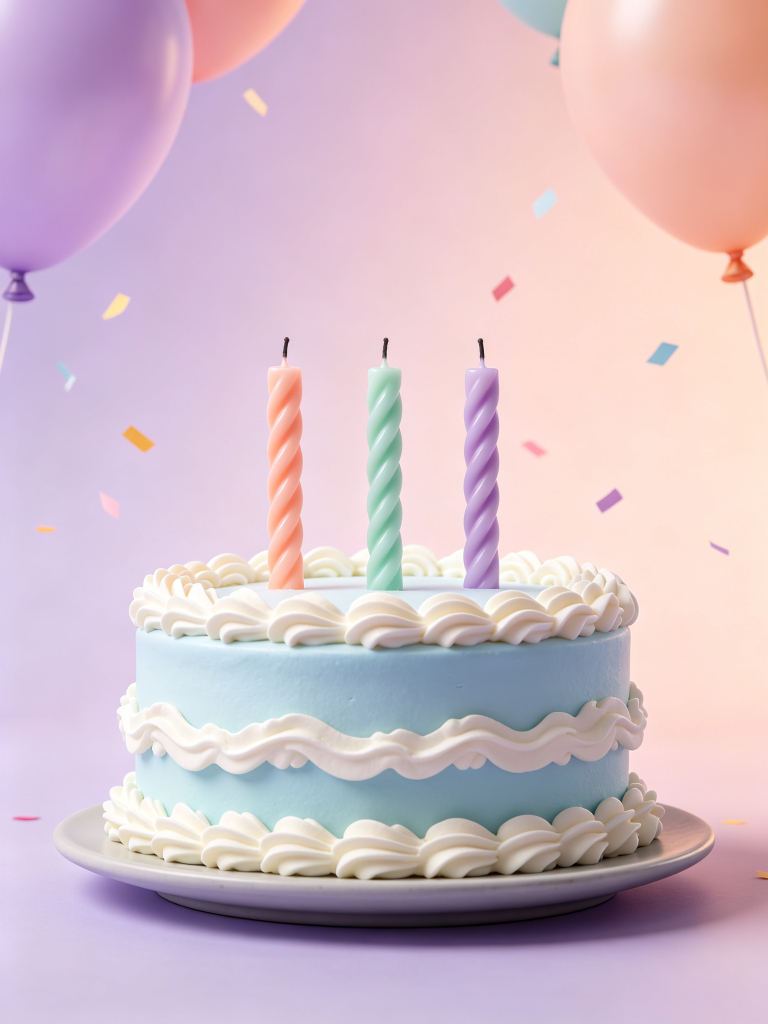
#> input picture 吹蜡烛许愿/assets/media/scene_day.jpg, 1536 x 2048 px (shown at 1/2 size)
$ python prepare_sprites.py --src '../../吹蜡烛许愿/assets/media/scene_day.jpg' --out out.png
#> lines starting #> are read from the running program, lines starting #| are printed output that depends on the picture
#> in main, im is the input picture: PIL image 1536x2048 RGB; mean R, G, B 211.1, 188.5, 199.5
#!/usr/bin/env python3
"""把任意图片批量处理成合成大西瓜类游戏所需的各级贴图。

处理链：去白底 -> 等比缩放 -> 居中贴透明画布 -> 写盘后回读断言。

用法:
    python3 prepare_sprites.py --src <图片目录或文件列表> --out <输出目录>
    python3 prepare_sprites.py --src imgs/ --out out/ --sizes 80,92,108
"""
import argparse
import os
import re
import sys
from collections import deque

try:
    from PIL import Image
except ImportError:
    sys.exit("需要 Pillow: pip3 install Pillow")

# 游戏 10 个水果槽位的真实尺寸（源自 liyupi/daxigua 实测，勿改）
GAME_SIZES = [
    (80, 80), (108, 108), (119, 119), (153, 152), (183, 183),
    (193, 193), (258, 258), (308, 308), (308, 309), (408, 408),
]

IMG_EXT = {'.png', '.jpg', '.jpeg', '.webp', '.bmp'}


def flood_remove_bg(im, tol=28):
    """四角泛洪去白底。

    只删除与画布边框连通的浅色区域，主体内部的白色（白毛、白描边、
    高光）完整保留——这是与"全局删白"最关键的区别。
    """
#> called with tol = 28
    im = im.convert('RGBA')
#> im: PIL image 1536x2048 RGBA
    w, h = im.size
#> w = 1536; h = 2048
    px = im.load()

    def is_bg(c):
        return c[0] >= 255 - tol and c[1] >= 255 - tol and c[2] >= 255 - tol

    seen = bytearray(w * h)
    dq = deque()
    for x in range(w):
        for y in (0, h - 1):
            dq.append((x, y))
    for y in range(h):
        for x in (0, w - 1):
            dq.append((x, y))

    while dq:
        x, y = dq.popleft()
        if x < 0 or y < 0 or x >= w or y >= h:
            continue
        i = y * w + x
        if seen[i]:
            continue
        seen[i] = 1
        if not is_bg(px[x, y]):
            continue
        px[x, y] = (255, 255, 255, 0)
        dq.extend(((x + 1, y), (x - 1, y), (x, y + 1), (x, y - 1)))
    return im


def crop_to_content(im):
    """裁到主体外接框，避免留白导致主体偏小。"""
    bbox = im.getbbox()
#> bbox = (0, 0, 1536, 2048)
    return im.crop(bbox) if bbox else im


def fit_canvas(im, tw, th, fill=0.94):
    """等比缩放后居中贴到 tw x th 透明画布。

    等比而非拉伸，因此 153x152 这类非正方尺寸也不会变形。
    """
    im = crop_to_content(im)
    sw, sh = im.size
#> sw = 1536; sh = 2048
    scale = min(tw * fill / sw, th * fill / sh)
#> scale = 0.0367
    nw, nh = max(1, round(sw * scale)), max(1, round(sh * scale))
#> nw = 56; nh = 75
    im = im.resize((nw, nh), Image.LANCZOS)
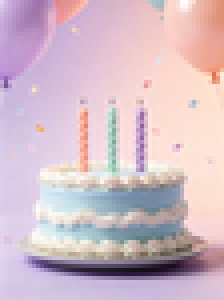
#> im: PIL image 56x75 RGBA (shown 4 times larger); mean R, G, B, A 211, 188.5, 199.4, 254.8; transparent parts drawn white
    canvas = Image.new('RGBA', (tw, th), (0, 0, 0, 0))
#> canvas: PIL image 80x80 RGBA; every value is 0
    canvas.paste(im, ((tw - nw) // 2, (th - nh) // 2), im)
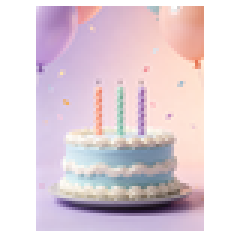
#> canvas: PIL image 80x80 RGBA (shown 3 times larger); mean R, G, B, A 138.3, 123.6, 130.8, 167.2; transparent parts drawn white
    return canvas


def natural_key(path):
    """自然排序键：让 2.png 排在 10.png 前面。

    默认字符串排序会把 "10" 排到 "2" 之前（逐字符比较 '1'<'2'），
    用户按 1.png..10.png 命名时顺序会静默错乱，故按数字段切分比较。
    """
    name = os.path.basename(path)
    parts = re.split(r'(\d+)', name)
    return [int(p) if p.isdigit() else p.lower() for p in parts]


def collect(src):
    """收集源图片。

    目录：按自然排序，保证 1,2,...,10 的直觉顺序。
    逗号分隔列表：严格保留用户给定的先后顺序，不重排。
    """
    if os.path.isdir(src):
        files = [os.path.join(src, f) for f in os.listdir(src)
                 if os.path.splitext(f)[1].lower() in IMG_EXT]
        files.sort(key=natural_key)
    else:
        files = [f.strip() for f in src.split(',') if f.strip()]
    return files


def main():
    ap = argparse.ArgumentParser()
    ap.add_argument('--src', required=True, help='图片目录，或逗号分隔的文件列表')
    ap.add_argument('--out', required=True, help='输出目录')
    ap.add_argument('--sizes', help='自定义尺寸 80,92,108（缺省用游戏 10 级标准尺寸）')
    ap.add_argument('--no-bg-removal', action='store_true', help='源图已透明时跳过去底')
    ap.add_argument('--tol', type=int, default=28, help='去底容差，默认 28')
    args = ap.parse_args()

    if args.sizes:
        sizes = []
        for part in args.sizes.split(','):
            part = part.strip()
            if not part:
                continue
            if 'x' in part.lower():
                a, b = part.lower().split('x')
                sizes.append((int(a), int(b)))
            else:
                sizes.append((int(part), int(part)))
    else:
        sizes = GAME_SIZES

    files = collect(args.src)
    if not files:
        sys.exit(f"未找到图片: {args.src}")

    print(f"源图 {len(files)} 张，目标 {len(sizes)} 个尺寸")
    if len(files) < len(sizes):
        print(f"  注意：源图不足，将循环复用补齐 {len(sizes)} 级")

    os.makedirs(args.out, exist_ok=True)
    results, failed = [], []

    for idx, (tw, th) in enumerate(sizes):
        src_file = files[idx % len(files)]
        try:
            im = Image.open(src_file)
            im = im.convert('RGBA') if args.no_bg_removal else flood_remove_bg(im, args.tol)
            out_im = fit_canvas(im, tw, th)
            name = f"sprite_lv{idx}_{tw}x{th}.png"
            path = os.path.join(args.out, name)
            out_im.save(path, 'PNG', optimize=True)

            # 写盘后回读断言——不信任内存对象，只信盘上结果
            chk = Image.open(path)
            assert chk.size == (tw, th), f"尺寸不符 {chk.size}"
            assert chk.mode == 'RGBA', f"模式不符 {chk.mode}"
            a = chk.getchannel('A')
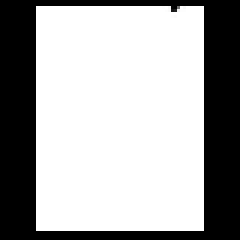
#> a: PIL image 80x80 L (shown 3 times larger); min 0, max 255, mean 167.2
            corners = [a.getpixel(p) for p in
                       [(0, 0), (tw - 1, 0), (0, th - 1), (tw - 1, th - 1)]]
#> corners = [0, 0, 0, 0]
            transparent = all(v == 0 for v in corners)
#> transparent = True

            results.append((idx, name, tw, th, transparent))
            flag = 'OK' if transparent else 'OK(角落不透明)'
#> flag = 'OK'
            print(f"  lv{idx:<2} {tw}x{th:<4} <- {os.path.basename(src_file):<28} {flag}")
#|   lv0  80x80   <- scene_day.jpg                OK
        except Exception as e:
            failed.append((idx, src_file, str(e)))
            print(f"  lv{idx:<2} {tw}x{th:<4} 失败: {e}")

    print(f"\n完成 {len(results)}/{len(sizes)}，输出目录 {args.out}")
    if failed:
        print("失败项:")
        for i, f, e in failed:
            print(f"  lv{i} {f}: {e}")
        sys.exit(1)
    opaque = [r for r in results if not r[4]]
    if opaque:
        print(f"提示：{len(opaque)} 张四角不透明，可能去底不净，建议调大 --tol")


if __name__ == '__main__':
    main()
